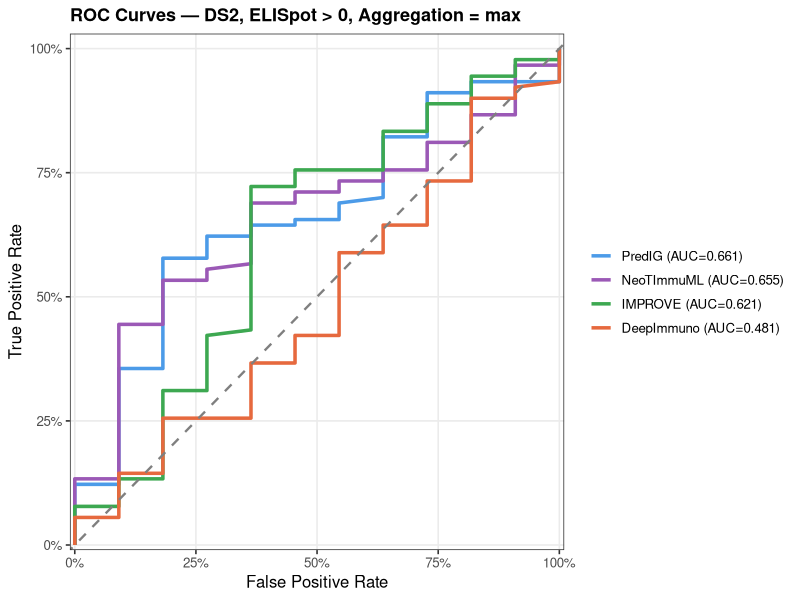
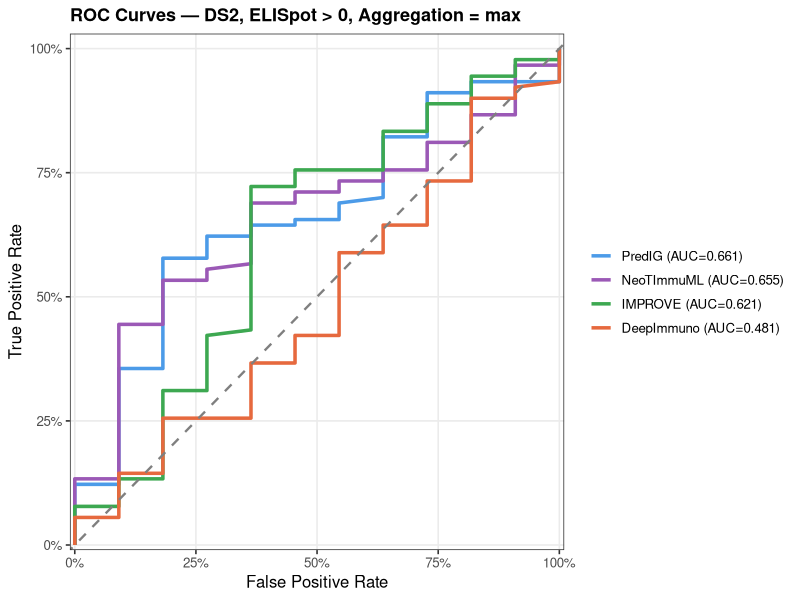
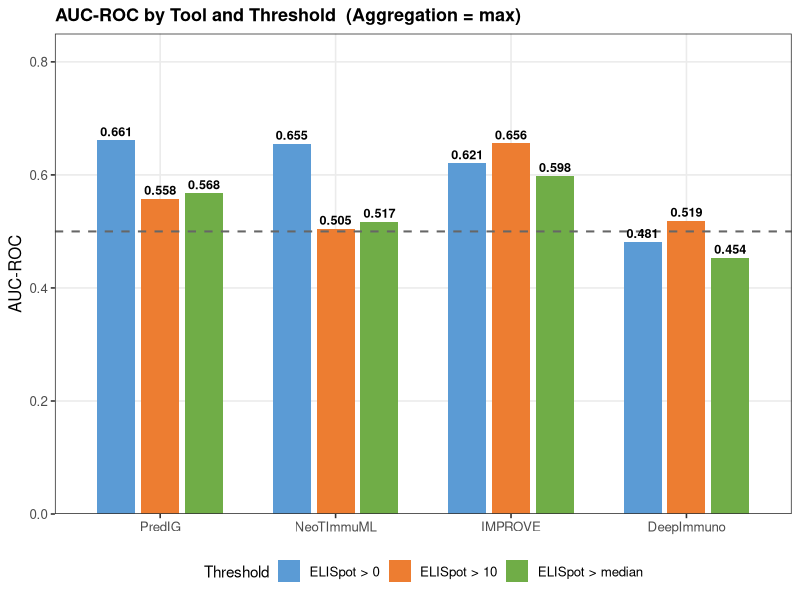
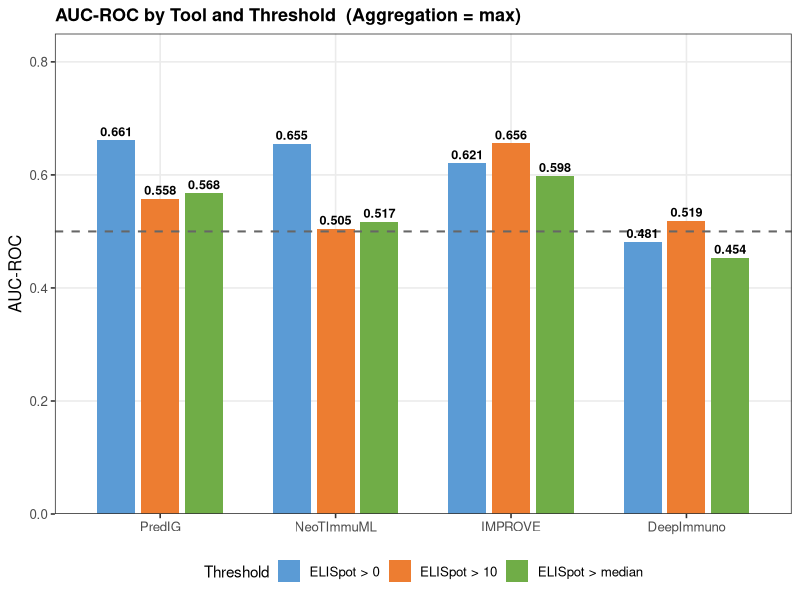
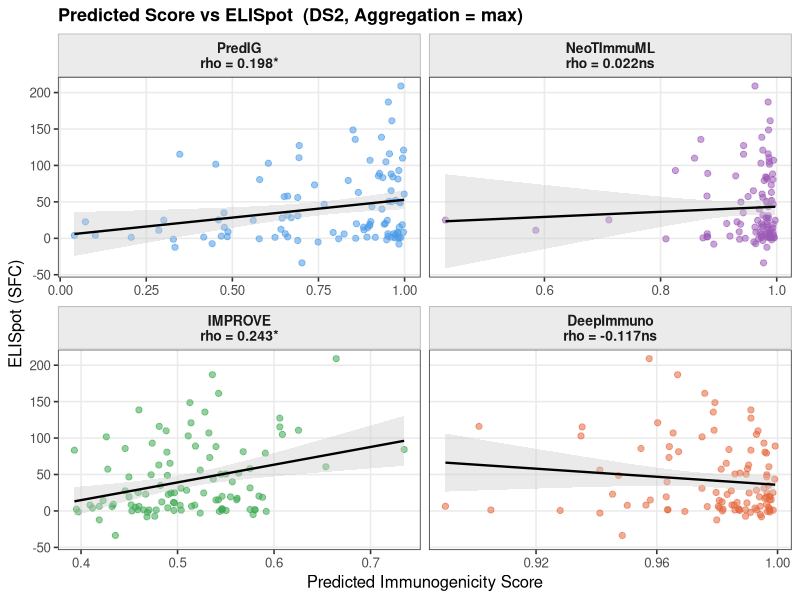
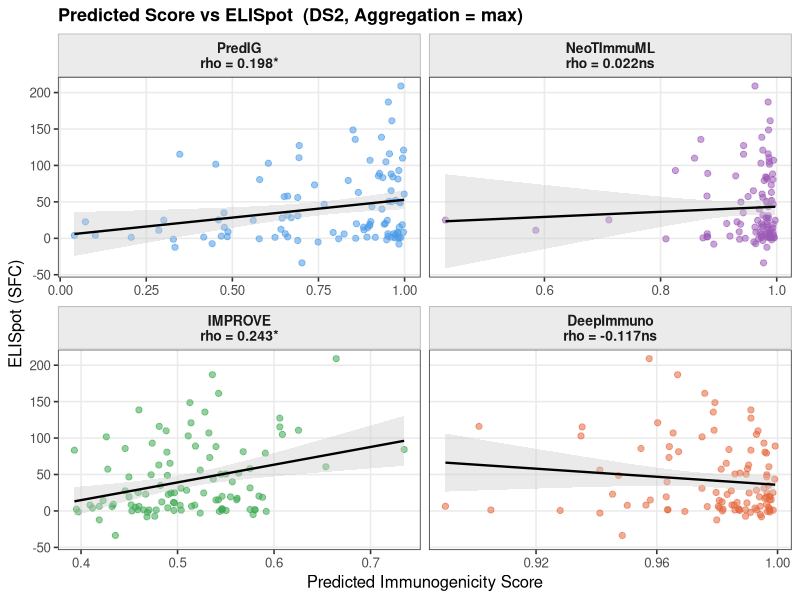
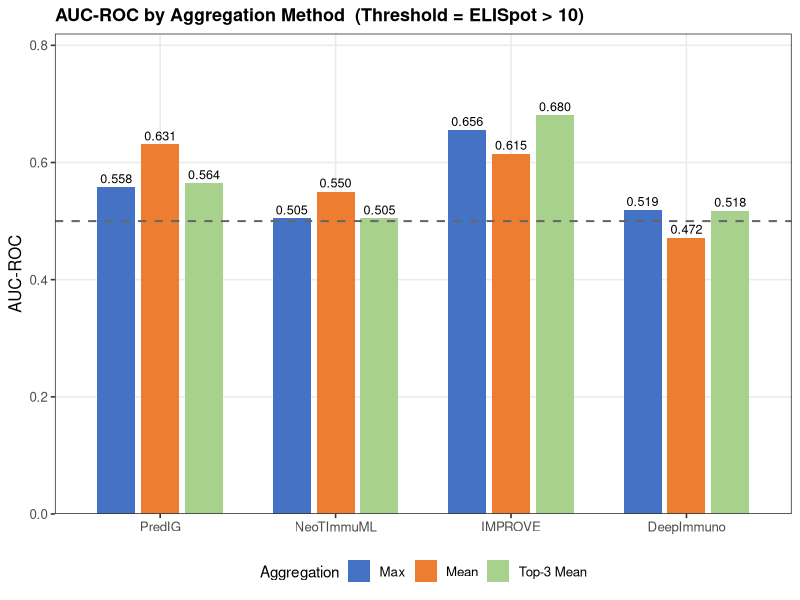
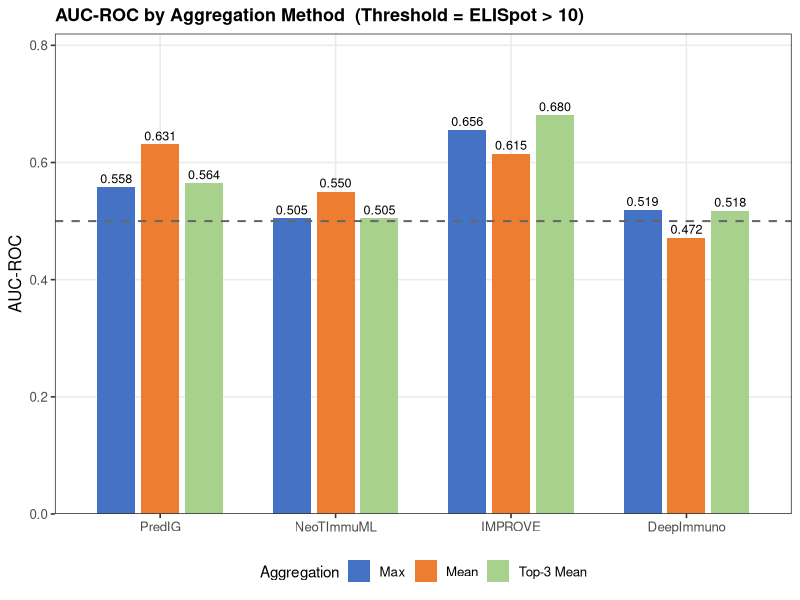

Write R code to recreate these figures, in order.
# plot_benchmark.R
# 服务: quantimmu-bench
# 功能: 读 export_plot_data.py 生成的 CSV, 用 ggplot2 画 5 张顶会风格图
#       输出到 analysis/figures_R/ (.png + .pdf, dpi=300)
# 运行: E:\R-4.3.3\bin\Rscript.exe plot_benchmark.R
#       (从 analysis/ 目录运行, 或脚本内 setwd 自动定位)

# ── 0. 定位工作目录 ────────────────────────────────────────────────────────────
script_path <- tryCatch(
  normalizePath(sys.frame(1)$ofile),
  error = function(e) normalizePath(commandArgs(trailingOnly = FALSE)[
    grep("--file=", commandArgs(trailingOnly = FALSE))
  ][1] |> sub("--file=", "", x = _))
)
# 兜底: 手动改这里
ANLYS_DIR <- if (!is.na(script_path) && nchar(script_path) > 0) {
  dirname(script_path)
} else {
  "D:/YJ-Agent/project/meeting/QuantImmuBench/analysis"
}
setwd(ANLYS_DIR)
cat("Working dir:", getwd(), "\n")

# ── 1. 安装/加载包 ─────────────────────────────────────────────────────────────
pkgs <- c("ggplot2", "dplyr", "tidyr", "readr", "scales", "ggrepel")
for (p in pkgs) {
  if (!requireNamespace(p, quietly = TRUE)) {
    install.packages(p, repos = "https://cloud.r-project.org", quiet = TRUE)
  }
  library(p, character.only = TRUE)
}

# ── 2. 读数据 ──────────────────────────────────────────────────────────────────
metrics  <- read_csv("metrics_ds2.csv",   show_col_types = FALSE)
roc_data <- read_csv("plotdata_roc.csv",  show_col_types = FALSE)
perpep   <- read_csv("plotdata_perpep.csv", show_col_types = FALSE)

# ── 3. 全局设置 ────────────────────────────────────────────────────────────────
TOOL_COLORS <- c(
  "DeepImmuno" = "#E6693E",
  "PredIG"     = "#4C9BE8",
  "IMPROVE"    = "#3DA851",
  "NeoTImmuML" = "#9B59B6"
)
TOOL_ORDER <- c("PredIG", "NeoTImmuML", "IMPROVE", "DeepImmuno")

base_theme <- theme_bw(base_size = 12) +
  theme(
    plot.title       = element_text(face = "bold", size = 13),
    legend.position  = "bottom",
    legend.title     = element_text(size = 11),
    strip.background = element_rect(fill = "grey92", colour = "grey70"),
    strip.text       = element_text(size = 11, face = "bold"),
    panel.grid.minor = element_blank()
  )

FIG_DIR <- file.path(ANLYS_DIR, "figures_R")
dir.create(FIG_DIR, showWarnings = FALSE)

save_fig <- function(p, name, w = 8, h = 6) {
  ggsave(file.path(FIG_DIR, paste0(name, ".png")),
         plot = p, width = w, height = h, dpi = 300, units = "in")
  ggsave(file.path(FIG_DIR, paste0(name, ".pdf")),
         plot = p, width = w, height = h)
  cat("Saved:", name, "\n")
}

# ── Fig 1: ROC 曲线 (DS2, agg=max, >0) ────────────────────────────────────────
roc1 <- roc_data %>%
  filter(Aggregation == "max", Threshold == ">0")

# AUC 标签 (每工具唯一)
auc_labels <- roc1 %>%
  distinct(Tool, auc) %>%
  mutate(label = paste0(Tool, " (AUC=", sprintf("%.3f", auc), ")"),
         Tool  = factor(Tool, levels = TOOL_ORDER))

roc1 <- roc1 %>%
  mutate(Tool = factor(Tool, levels = TOOL_ORDER))

fig1 <- ggplot(roc1, aes(x = fpr, y = tpr, colour = Tool)) +
  geom_line(linewidth = 1.2) +
  geom_abline(slope = 1, intercept = 0, linetype = "dashed",
              colour = "grey50", linewidth = 0.8) +
  scale_colour_manual(
    values = TOOL_COLORS,
    labels = setNames(auc_labels$label, auc_labels$Tool)
  ) +
  scale_x_continuous(expand = c(0.01, 0), limits = c(0, 1),
                     labels = scales::percent_format()) +
  scale_y_continuous(expand = c(0.01, 0), limits = c(0, 1.02),
                     labels = scales::percent_format()) +
  labs(
    title   = "ROC Curves — DS2, ELISpot > 0, Aggregation = max",
    x       = "False Positive Rate",
    y       = "True Positive Rate",
    colour  = NULL
  ) +
  base_theme +
  theme(legend.position = "right")

save_fig(fig1, "fig1_roc_curves_ds2", w = 8, h = 6)

# ── Fig 2: AUC 柱状 (agg=max, 3 阈值) ─────────────────────────────────────────
fig2_data <- metrics %>%
  filter(Aggregation == "max") %>%
  mutate(
    Tool      = factor(Tool, levels = TOOL_ORDER),
    Threshold = factor(Threshold, levels = c(">0", ">10", ">median"))
  )

fig2 <- ggplot(fig2_data, aes(x = Tool, y = AUC_ROC, fill = Threshold)) +
  geom_col(position = position_dodge(width = 0.75), width = 0.65) +
  geom_hline(yintercept = 0.5, linetype = "dashed", colour = "grey40",
             linewidth = 0.7) +
  geom_text(aes(label = sprintf("%.3f", AUC_ROC)),
            position = position_dodge(width = 0.75),
            vjust = -0.4, size = 3.2, fontface = "bold") +
  scale_fill_manual(
    values = c(">0" = "#5B9BD5", ">10" = "#ED7D31", ">median" = "#70AD47"),
    labels = c(">0" = "ELISpot > 0", ">10" = "ELISpot > 10",
               ">median" = "ELISpot > median")
  ) +
  scale_y_continuous(limits = c(0, 0.85), expand = c(0, 0)) +
  labs(
    title = "AUC-ROC by Tool and Threshold  (Aggregation = max)",
    x     = NULL,
    y     = "AUC-ROC",
    fill  = "Threshold"
  ) +
  base_theme +
  theme(legend.position = "bottom")

save_fig(fig2, "fig2_auc_bar_thresholds", w = 9, h = 6)

# ── Fig 3: 预测分 vs ELISpot 散点 (4 工具 facet, agg=max) ────────────────────
# Spearman rho 标签从 metrics 取 (agg=max, >0)
rho_labels <- metrics %>%
  filter(Aggregation == "max", Threshold == ">0") %>%
  select(Tool, Spearman_rho, Spearman_pval) %>%
  mutate(
    sig   = ifelse(Spearman_pval < 0.05, "*", "ns"),
    label = paste0("rho = ", sprintf("%.3f", Spearman_rho), sig)
  )

fig3_data <- perpep %>%
  filter(Aggregation == "max") %>%
  left_join(rho_labels %>% select(Tool, label), by = "Tool") %>%
  mutate(Tool_label = paste0(Tool, "\n", label),
         Tool       = factor(Tool, levels = TOOL_ORDER))

# 重排 facet label
tool_label_map <- fig3_data %>%
  distinct(Tool, Tool_label) %>%
  arrange(Tool)

fig3_data <- fig3_data %>%
  mutate(Tool_label = factor(Tool_label,
                             levels = tool_label_map$Tool_label))

fig3 <- ggplot(fig3_data, aes(x = score, y = Elispot, colour = Tool)) +
  geom_point(alpha = 0.55, size = 1.8) +
  geom_smooth(method = "lm", se = TRUE, colour = "black",
              linewidth = 0.8, fill = "grey80") +
  facet_wrap(~ Tool_label, scales = "free_x", ncol = 2) +
  scale_colour_manual(values = TOOL_COLORS, guide = "none") +
  labs(
    title = "Predicted Score vs ELISpot  (DS2, Aggregation = max)",
    x     = "Predicted Immunogenicity Score",
    y     = "ELISpot (SFC)"
  ) +
  base_theme +
  theme(strip.text = element_text(size = 10))

save_fig(fig3, "fig3_score_vs_elispot_scatter", w = 9, h = 7)

# ── Fig 4: 聚合方式对比 (阈值 >10) ────────────────────────────────────────────
fig4_data <- metrics %>%
  filter(Threshold == ">10") %>%
  mutate(
    Tool        = factor(Tool, levels = TOOL_ORDER),
    Aggregation = factor(Aggregation, levels = c("max", "mean", "top3mean"))
  )

fig4 <- ggplot(fig4_data, aes(x = Tool, y = AUC_ROC, fill = Aggregation)) +
  geom_col(position = position_dodge(width = 0.75), width = 0.65) +
  geom_hline(yintercept = 0.5, linetype = "dashed", colour = "grey40",
             linewidth = 0.7) +
  geom_text(aes(label = sprintf("%.3f", AUC_ROC)),
            position = position_dodge(width = 0.75),
            vjust = -0.4, size = 3.2) +
  scale_fill_manual(
    values = c("max" = "#4472C4", "mean" = "#ED7D31", "top3mean" = "#A9D18E"),
    labels = c("max" = "Max", "mean" = "Mean", "top3mean" = "Top-3 Mean")
  ) +
  scale_y_continuous(limits = c(0, 0.82), expand = c(0, 0)) +
  labs(
    title = "AUC-ROC by Aggregation Method  (Threshold = ELISpot > 10)",
    x     = NULL,
    y     = "AUC-ROC",
    fill  = "Aggregation"
  ) +
  base_theme +
  theme(legend.position = "bottom")

save_fig(fig4, "fig4_aggregation_comparison", w = 9, h = 6)

# ── Fig 5: 工具 × 阈值 AUC 热图 (agg=max) ────────────────────────────────────
fig5_data <- metrics %>%
  filter(Aggregation == "max") %>%
  mutate(
    Tool      = factor(Tool, levels = rev(TOOL_ORDER)),
    Threshold = factor(Threshold, levels = c(">0", ">10", ">median"),
                       labels = c("ELISpot > 0", "ELISpot > 10",
                                  "ELISpot > median"))
  )

fig5 <- ggplot(fig5_data, aes(x = Threshold, y = Tool, fill = AUC_ROC)) +
  geom_tile(colour = "white", linewidth = 1) +
  geom_text(aes(label = sprintf("%.3f", AUC_ROC)),
            size = 4, fontface = "bold",
            colour = ifelse(fig5_data$AUC_ROC > 0.62, "white", "grey20")) +
  scale_fill_gradient2(
    low     = "#D73027",
    mid     = "#FEE08B",
    high    = "#1A9850",
    midpoint = 0.55,
    limits  = c(0.44, 0.72),
    name    = "AUC-ROC",
    guide   = guide_colorbar(barwidth = 10, barheight = 0.8,
                              title.position = "top")
  ) +
  labs(
    title = "AUC-ROC Heatmap — Tool × Threshold  (Aggregation = max)",
    x     = NULL,
    y     = NULL
  ) +
  base_theme +
  theme(
    legend.position  = "bottom",
    panel.grid       = element_blank(),
    axis.text        = element_text(size = 12),
    panel.border     = element_blank()
  )

save_fig(fig5, "fig5_auc_heatmap", w = 8, h = 5)

cat("\nAll figures saved to:", FIG_DIR, "\n")
